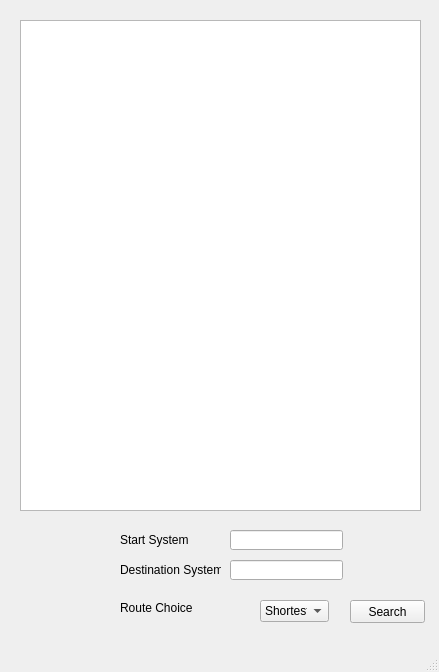
<?xml version="1.0" encoding="UTF-8"?>
<ui version="4.0">
 <class>MainWindow</class>
 <widget class="QMainWindow" name="MainWindow">
  <property name="geometry">
   <rect>
    <x>0</x>
    <y>0</y>
    <width>439</width>
    <height>672</height>
   </rect>
  </property>
  <property name="maximumSize">
   <size>
    <width>439</width>
    <height>672</height>
   </size>
  </property>
  <property name="windowTitle">
   <string>MainWindow</string>
  </property>
  <widget class="QWidget" name="centralwidget">
   <widget class="QPushButton" name="pushButton">
    <property name="geometry">
     <rect>
      <x>350</x>
      <y>600</y>
      <width>75</width>
      <height>23</height>
     </rect>
    </property>
    <property name="text">
     <string>Search</string>
    </property>
   </widget>
   <widget class="QTableWidget" name="tableWidget">
    <property name="geometry">
     <rect>
      <x>20</x>
      <y>20</y>
      <width>401</width>
      <height>491</height>
     </rect>
    </property>
   </widget>
   <widget class="QLineEdit" name="lineEdit">
    <property name="geometry">
     <rect>
      <x>230</x>
      <y>530</y>
      <width>113</width>
      <height>20</height>
     </rect>
    </property>
   </widget>
   <widget class="QLineEdit" name="lineEdit_2">
    <property name="geometry">
     <rect>
      <x>230</x>
      <y>560</y>
      <width>113</width>
      <height>20</height>
     </rect>
    </property>
   </widget>
   <widget class="QComboBox" name="comboBox">
    <property name="geometry">
     <rect>
      <x>260</x>
      <y>600</y>
      <width>69</width>
      <height>22</height>
     </rect>
    </property>
    <item>
     <property name="text">
      <string>Shortest</string>
     </property>
    </item>
    <item>
     <property name="text">
      <string>Safest</string>
     </property>
    </item>
   </widget>
   <widget class="QLabel" name="label">
    <property name="geometry">
     <rect>
      <x>120</x>
      <y>530</y>
      <width>71</width>
      <height>20</height>
     </rect>
    </property>
    <property name="text">
     <string>Start System</string>
    </property>
   </widget>
   <widget class="QLabel" name="label_2">
    <property name="geometry">
     <rect>
      <x>120</x>
      <y>560</y>
      <width>101</width>
      <height>20</height>
     </rect>
    </property>
    <property name="text">
     <string>Destination System</string>
    </property>
   </widget>
   <widget class="QLabel" name="label_3">
    <property name="geometry">
     <rect>
      <x>120</x>
      <y>600</y>
      <width>81</width>
      <height>16</height>
     </rect>
    </property>
    <property name="text">
     <string>Route Choice</string>
    </property>
   </widget>
  </widget>
  <widget class="QStatusBar" name="statusbar"/>
  <action name="actionStartSearch">
   <property name="text">
    <string>StartSearch</string>
   </property>
   <property name="shortcut">
    <string>Ctrl+S</string>
   </property>
  </action>
 </widget>
 <resources/>
 <connections>
  <connection>
   <sender>pushButton</sender>
   <signal>clicked()</signal>
   <receiver>actionStartSearch</receiver>
   <slot>trigger()</slot>
   <hints>
    <hint type="sourcelabel">
     <x>387</x>
     <y>611</y>
    </hint>
    <hint type="destinationlabel">
     <x>-1</x>
     <y>-1</y>
    </hint>
   </hints>
  </connection>
 </connections>
</ui>
